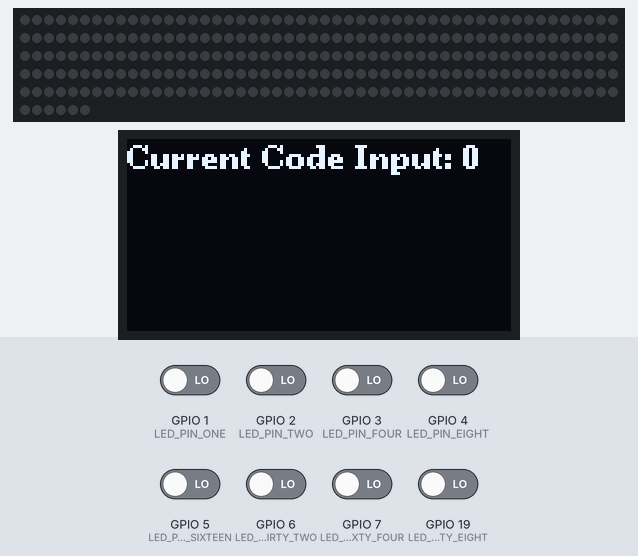
A program run on a simulated ESP32-S3. Shown: 256 RGB LEDs in strip order, left to right, continuing on the next row, 128×64 one-colour display. Inputs (shaded band) come from the test bench; at power-on: GPIO 1 (LED_PIN_ONE), GPIO 2 (LED_PIN_TWO), GPIO 3 (LED_PIN_FOUR), GPIO 4 (LED_PIN_EIGHT), GPIO 5 (LED_PIN_SIXTEEN), GPIO 6 (LED_PIN_THIRTY_TWO), GPIO 7 (LED_PIN_SIXTY_FOUR), GPIO 19 (LED_PIN_ONE_HUNDRED_TWENTY_EIGHT) LOW. Dim RGB values are drawn brighter than linear.

Above: at 1.2 s.
1.3 s: GPIO 4 (LED_PIN_EIGHT) driven HIGH
At 2.1 s:
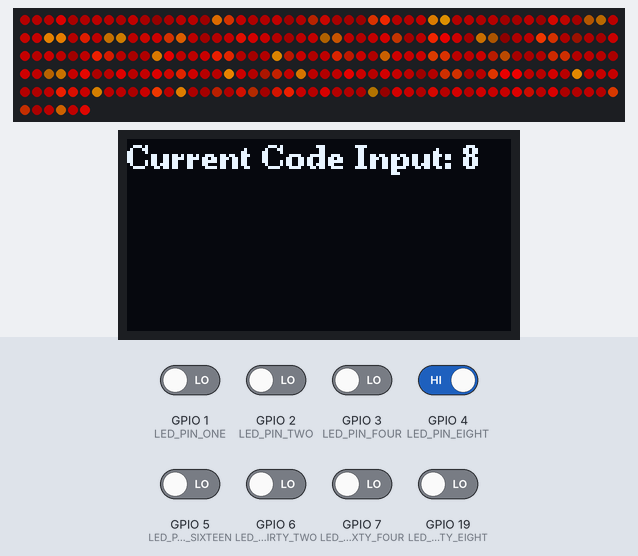
3.0 s: GPIO 1 (LED_PIN_ONE) driven HIGH
4.7 s: GPIO 4 (LED_PIN_EIGHT) driven LOW
At 5.9 s:
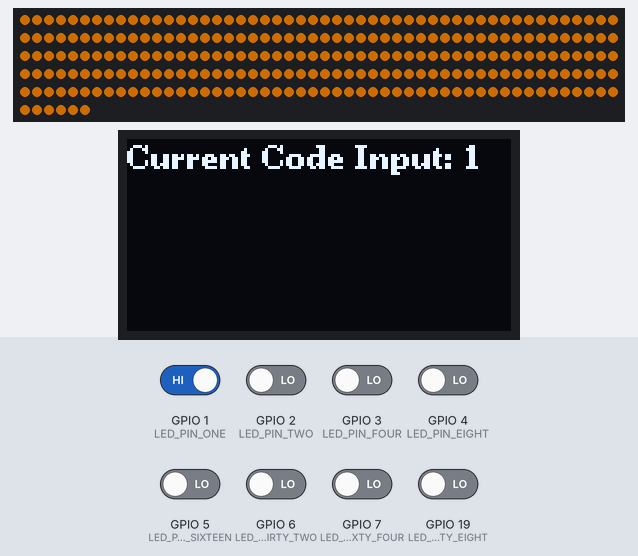
6.2 s: GPIO 3 (LED_PIN_FOUR) driven HIGH
At 6.5 s:
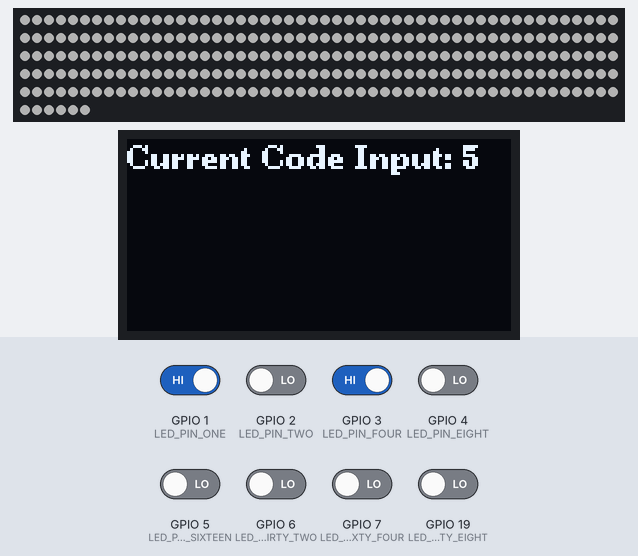
9.2 s: GPIO 2 (LED_PIN_TWO) driven HIGH
At 9.42 s:
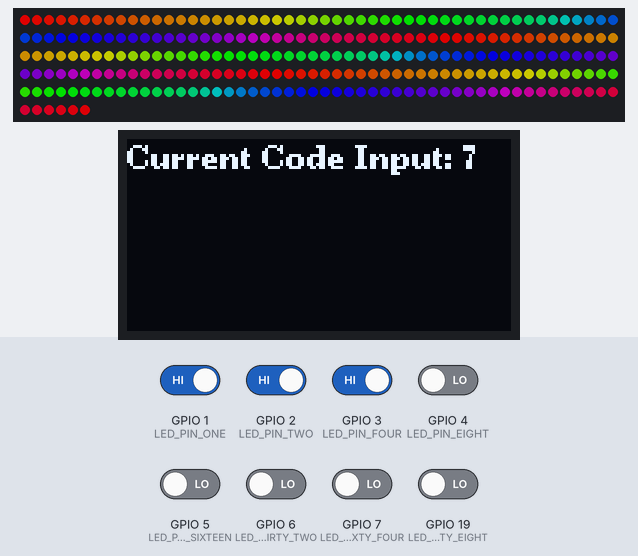
11.7 s: GPIO 3 (LED_PIN_FOUR) driven LOW
At 13.0 s:
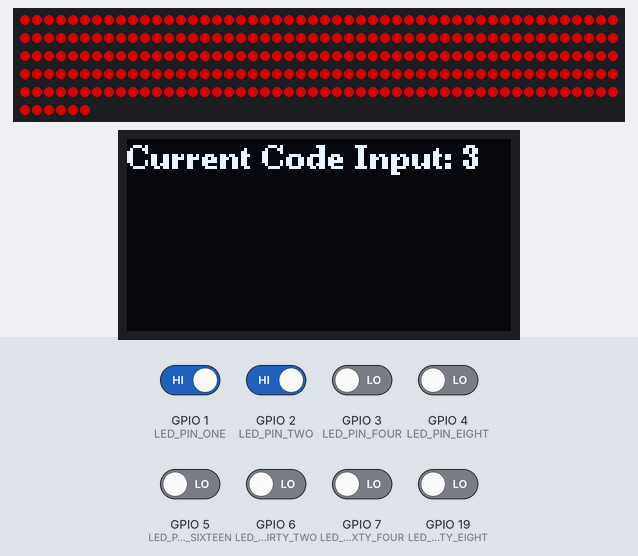

The program:

main.cpp
```cpp
#include <Arduino.h>
#include <WiFi.h>
#include <string>

#include "FastLED.h"

#include "constants.h"
#include "pulse.h"
#include "ledmodes.h"

#include "U8g2lib.h"

U8G2_SSD1306_128X64_NONAME_F_SW_I2C g_OLED(U8G2_R2, OLED_CLOCK, OLED_DATA, OLED_RESET);
int g_lineHeight = 0;

int currentCode = -1;

CRGB g_leds[NUM_LEDS]; //create our LED array object for all our LEDs
Pulse pulse = Pulse();

void setup()
{
  currentCode = -1;
  WiFi.disconnect();
  WiFi.mode(WIFI_OFF);
  FastLED.addLeds<CHIP_SET, DATA_PIN, COLOR_ORDER>(g_leds, NUM_LEDS);
  FastLED.setMaxPowerInVoltsAndMilliamps(VOLTS, MAX_AMPS);
  FastLED.setBrightness(BRIGHTNESS);
  FastLED.clear();
  FastLED.show();
  g_OLED.begin();

  pinMode(LED_PIN_ONE, INPUT);
  pinMode(LED_PIN_TWO, INPUT);
  pinMode(LED_PIN_FOUR, INPUT);
  pinMode(LED_PIN_EIGHT, INPUT);
  pinMode(LED_PIN_SIXTEEN, INPUT);
  pinMode(LED_PIN_THIRTY_TWO, INPUT);
  pinMode(LED_PIN_SIXTY_FOUR, INPUT);
  pinMode(LED_PIN_ONE_HUNDRED_TWENTY_EIGHT, INPUT);
  pinMode(DATA_PIN, OUTPUT);
}

void loop()
{
    int code = 0;
    if (digitalRead(LED_PIN_ONE))
    {
      code += 1;
    }
    if (digitalRead(LED_PIN_TWO))
    {
      code += 2;
    }
    if (digitalRead(LED_PIN_FOUR))
    {
      code += 4;
    }
    if (digitalRead(LED_PIN_EIGHT))
    {
      code += 8;
    }
    if (digitalRead(LED_PIN_SIXTEEN))
    {
      code += 16;
    }
    if (digitalRead(LED_PIN_THIRTY_TWO))
    {
      code += 32;
    }
    if (digitalRead(LED_PIN_SIXTY_FOUR))
    {
      code += 64;
    }
    if (digitalRead(LED_PIN_ONE_HUNDRED_TWENTY_EIGHT))
    {
      code += 128;
    }
      std::string intStr = "Current Code Input: " + std::to_string(code);

      g_OLED.clearBuffer();					// clear the internal memory
      g_OLED.setFont(u8g2_font_ncenB08_tr);	// choose a suitable font
      g_OLED.drawStr(0, 10, intStr.c_str());	// write something to the internal memory
      g_OLED.sendBuffer();					// transfer internal memory to the display

    if (currentCode != code && code == 5)
    {
      //initialize pulse modes
      switch (code)
      {
        case 5:
          noAutoWarning();
          break;
      }
    }
    //update pulse modes if already started
    else if (currentCode == code && code == 5)
    {
      pulse.update();
    }
    //all other led modes that are not pulse
    else if (code != 5)
    {
      switch(code)
      {
        case 1:
          cone();
          break;
        case 2:
          cube();
          break;
        case 3:
          redDisabled();
          break;
        case 4:
          blueDisabled();
          break;
        case 6:
          currentLimiting();
          break;
         case 7:
          rainbowStatusMode();
          break;
        case 8:
          lavaMode();
          break;
        case 9:
          waterMode();
          break;
      }
    }
    else
    {
      FastLED.clear(true);
    }

    currentCode = code;
    FastLED.show();
}
```

constants.cpp
```cpp
#include "constants.h"

int LED_PIN_ONE = 1;
int LED_PIN_TWO = 2;
int LED_PIN_FOUR = 3;
int LED_PIN_EIGHT = 4;
int LED_PIN_SIXTEEN = 5;
int LED_PIN_THIRTY_TWO = 6;
int LED_PIN_SIXTY_FOUR = 7;
int LED_PIN_ONE_HUNDRED_TWENTY_EIGHT = 19;
```

constants.h
```cpp
#ifndef CONST_H
#define CONST_H

#define NUM_LEDS 256 //how many LEDs are in your strip/panel
#define DATA_PIN 48 //signal wire is connected to this pin on arduino
#define COLOR_ORDER GRB //surprisingly, many LED strips don't use the color order Red,Green,Blue
#define CHIP_SET WS2812B //KnightKrawler uses WS2812B Leds, but there are many other options
#define BRIGHTNESS 255 //255 is maximum brightness, lower this value to limit brightness
#define VOLTS 5 //All WS2812B LED strips are 5v
#define MAX_AMPS 2500 //this value is in milliamps, our power converter allows for 3 amp at 5v. Choose a value at or bellow 3000 milliamps

#define OLED_CLOCK 18
#define OLED_DATA 17
#define OLED_RESET 21

//pin definitions for reading from roborio
extern int LED_PIN_ONE;
extern int LED_PIN_TWO;
extern int LED_PIN_FOUR;
extern int LED_PIN_EIGHT;
extern int LED_PIN_SIXTEEN;
extern int LED_PIN_THIRTY_TWO;
extern int LED_PIN_SIXTY_FOUR;
extern int LED_PIN_ONE_HUNDRED_TWENTY_EIGHT;

#endif
```

ledmodes.cpp
```cpp
#include <Arduino.h>
#include "FastLED.h"
#include "constants.h"
#include "ledmodes.h"
#include "pulse.h"

#define deltaHue 3

uint8_t hueOffset = 0;

//Lava and water modes brightness variance scale
uint16_t brightnessScale = 150;

uint16_t indexScale = 100;

extern Pulse pulse;

//LEDs blinking yellow for cones
void cone()
{
    fill_solid(g_leds, NUM_LEDS, CRGB(255, 137, 0));
}

//LEDs blinking purple for cubes
void cube()
{
    fill_solid(g_leds, NUM_LEDS, CRGB(128, 0, 128));
}

//LEDs blinking red when disabled on red alliance
void redDisabled()
{
    fill_solid(g_leds, NUM_LEDS, CRGB(255, 0, 0));
}

//LEDs blinking blue when disabled on blue alliance
void blueDisabled()
{
    fill_solid(g_leds, NUM_LEDS, CRGB(0, 0, 255));
}

//LEDs blinking white when no auto is selected on dashboard when disabled
void noAutoWarning()
{
  pulse.init(CRGB(255, 255, 255), 750, 100);
  pulse.update();
}

//LEDs flash orange when intake is current limiting
void currentLimiting()
{
    fill_solid(g_leds, NUM_LEDS, CRGB(255, 255, 255));
}

//LEDs rotate in rainbow pattern
void rainbowStatusMode()
{
  fill_rainbow(g_leds, NUM_LEDS, hueOffset, deltaHue);
  hueOffset += deltaHue;
  hueOffset %= 256;
}

//Lava effect color palette
CRGBPalette16 lavaPalette = CRGBPalette16(
    CRGB::OrangeRed, CRGB::Maroon, CRGB::DarkRed, CRGB::Maroon,
    CRGB::DarkRed, CRGB::Orange, CRGB::Red, CRGB::DarkRed,
    CRGB::Maroon, CRGB::DarkRed, CRGB::Red, CRGB::OrangeRed,
    CRGB::Red, CRGB::OrangeRed, CRGB::OrangeRed, CRGB::Red
);
//LEDs are in different shades and colors for lava
void lavaMode()
{
   for(int i = 0; i < NUM_LEDS; i++)
   {
        uint8_t brightness = inoise8(i * brightnessScale, millis() / 5);
        uint8_t index = inoise8(i * indexScale, millis());
        g_leds[i] = ColorFromPalette(lavaPalette, index, brightness);
   }
}

//Water effect color palette
CRGBPalette16 waterPalette = CRGBPalette16(
    CRGB::DarkBlue, CRGB::Blue, CRGB::DarkBlue, CRGB::SkyBlue,
    CRGB::DarkBlue, CRGB::SkyBlue, CRGB::BlueViolet, CRGB::Blue,
    CRGB::SkyBlue, CRGB::DarkBlue, CRGB::Blue, CRGB::BlueViolet,
    CRGB::FloralWhite, CRGB::FloralWhite, CRGB::LightPink, CRGB::Blue
);

//LEDs are in different shades and colors for water
void waterMode()
{
    for(int i = 0; i < NUM_LEDS; i++)
    {
        uint8_t brightness = inoise8(i * brightnessScale, millis() / 5);
        uint8_t index = inoise8(i * indexScale, millis());
        g_leds[i] = ColorFromPalette(waterPalette, index, brightness);
    }
}
```

ledmodes.h
```cpp
#ifndef LEDMODES_H
#define LEDMODES_H

void cone();
void cube();
void redDisabled();
void blueDisabled();
void noAutoWarning();
void currentLimiting();
void rainbowStatusMode();
void lavaMode();
void waterMode();

#endif
```

pulse.cpp
```cpp
#include <FastLED.h>
#include "constants.h"
#include "pulse.h"

void Pulse::init(CRGB color, int millisOn, int millisOff) {
    pulseColor = color;
    startPulseMillis = millis();
    msOn = millisOn;
    msOff = millisOff;
}

void Pulse::update() {
    if (millis() - startPulseMillis < msOn)
    {
        fill_solid(g_leds, NUM_LEDS, pulseColor);
    }
    else if (millis() - startPulseMillis < msOn + msOff)
    {
        FastLED.clear();
    }
    else
    {
        startPulseMillis = millis();
    }
    FastLED.show();
}
```

pulse.h
```cpp
#ifndef PULSE_H
#define PULSE_H

#include <FastLED.h>

extern CRGB g_leds[];

class Pulse {
    private:
        CRGB pulseColor = CRGB(0, 0, 255); //initialize to white

        unsigned long startPulseMillis;

        int msOn;
        int msOff;

    public:
        void init(CRGB color, int millisOn, int millisOff);
        void update();
};

#endif
```

Measured:
- after the input at 1.3 s, the display: first changes at once (image 1 shows a later state)
- after the input at 4.7 s, the display: changes after 0.07 s (image 2)
- after the input at 6.2 s, the display: first changes after 0.05 s (image 3 shows a later state)
- after the input at 9.2 s, the display: changes after 0.07 s (image 4)
- after the input at 11.7 s, the display: changes after 0.05 s (image 5)
- what the display in image 3 shows lasts 0.8 s, from 6.3 s to 7.1 s
